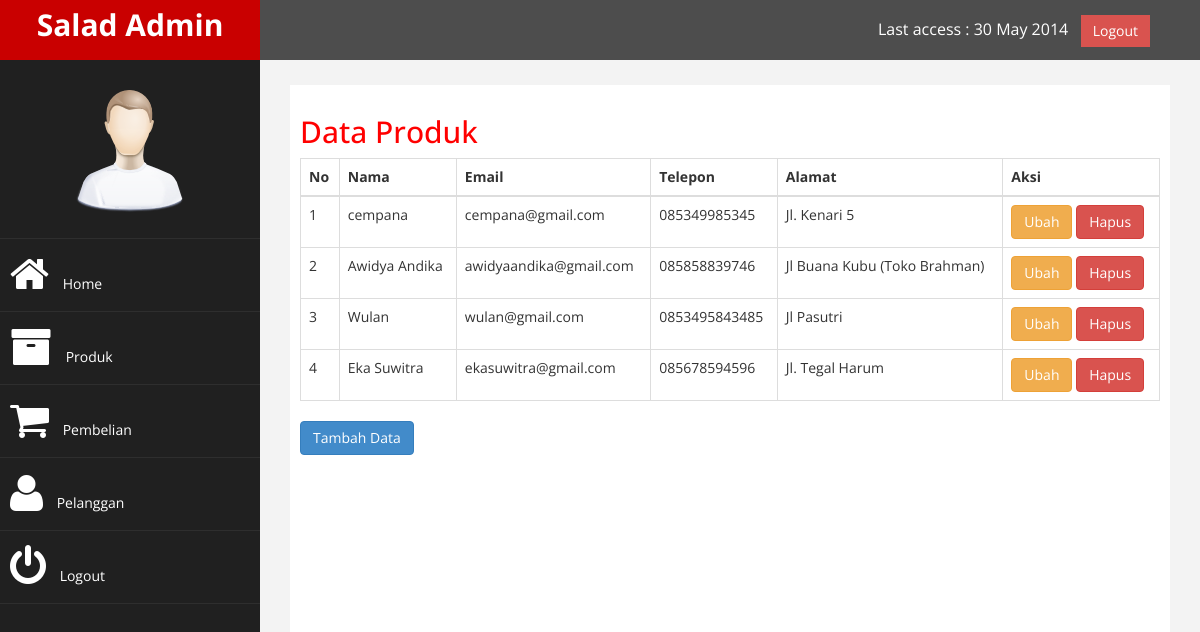
Page /admin/index.php?halaman=pelanggan (signed in) on the committed database.
### tables this page shows
CREATE TABLE `pelanggan` (
  `id_pelanggan` int(11) NOT NULL,
  `email_pelanggan` varchar(100) NOT NULL,
  `password_pelanggan` varchar(100) NOT NULL,
  `nama_pelanggan` varchar(100) NOT NULL,
  `telepon_pelanggan` varchar(25) NOT NULL,
  `alamat_pelanggan` varchar(200) NOT NULL
);

### admin/pelanggan.php (the view, shortened to what this page needs)
<!DOCTYPE html>
<html>
<head>
</head>
<body>
	<h2>Data Produk</h2>
	<table class="table table-bordered">
		<thead>
			<tr>
				<th>No</th>
				<th>Nama</th>
				<th>Email</th>
				<th>Telepon</th>
				<th>Alamat</th>
				<th>Aksi</th>
			</tr>
		</thead>
		<tbody>
			<?php
				$query = $koneksi->query("SELECT * FROM pelanggan");
				$nomor = 1;
				while ($data = $query->fetch_assoc()){
			?>
			<tr>
				<td><?php echo $nomor; ?></td>
				<td><?php echo $data['nama_pelanggan']; ?></td>
				<td><?php echo $data['email_pelanggan']; ?></td>
				<td><?php echo $data['telepon_pelanggan']; ?></td>
				<td><?php echo $data['alamat_pelanggan']; ?></td>
				<td>
					<a href="index.php?halaman=ubah-pelanggan&id=<?php echo $data['id_pelanggan']; ?>" class="btn btn-warning">Ubah</a>
					<a href="index.php?halaman=hapus-pelanggan&id=<?php echo $data['id_pelanggan']; ?>" class="btn-danger btn">Hapus</a>
				</td>
			</tr>
			<?php
				$nomor++;
				}
			?>
		</tbody>
	</table>
	<a href="index.php?halaman=tambah-pelanggan" class="btn btn-primary">Tambah Data</a>
</body>
</html>

### admin/assets/css/custom.css (style rules this page uses)
body { font-family: 'Open Sans', sans-serif; }
h2 { color: #f00; }

### rows in the picture
pelanggan: nama_pelanggan "cempana", email_pelanggan "cempana@gmail.com", telepon_pelanggan "085349985345", alamat_pelanggan "Jl. Kenari 5"
pelanggan: nama_pelanggan "Awidya Andika", email_pelanggan "awidyaandika@gmail.com", telepon_pelanggan "085858839746", alamat_pelanggan "Jl Buana Kubu (Toko Brahman)"
pelanggan: nama_pelanggan "Wulan", email_pelanggan "wulan@gmail.com", telepon_pelanggan "0853495843485", alamat_pelanggan "Jl Pasutri"
pelanggan: nama_pelanggan "Eka Suwitra", email_pelanggan "ekasuwitra@gmail.com", telepon_pelanggan "085678594596", alamat_pelanggan "Jl. Tegal Harum"
